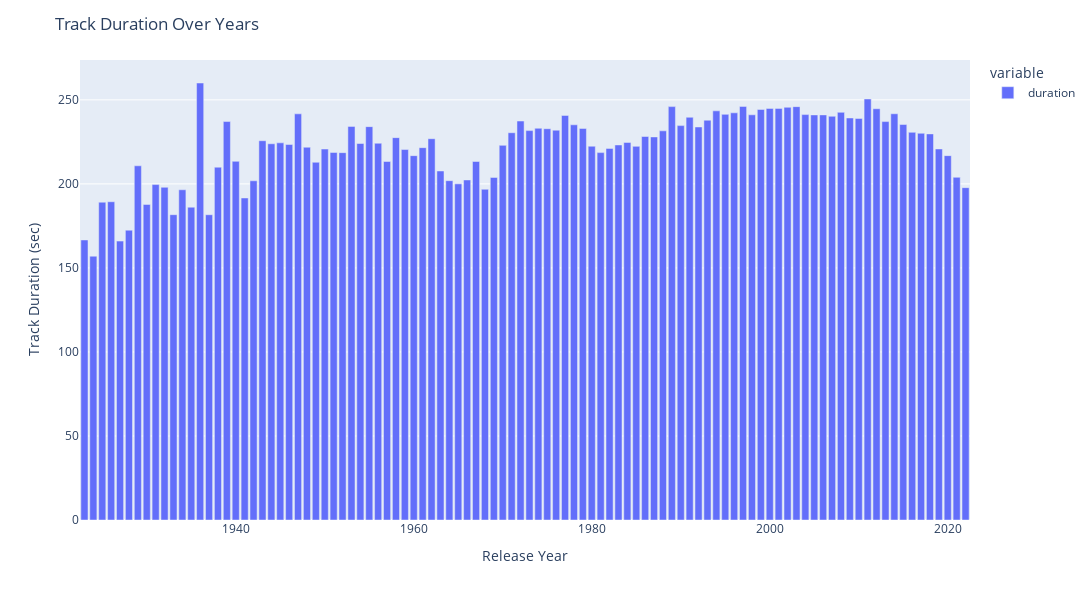

Source (notebook cell):
### Markdown cell above
The number of songs has gradually increased over the years, except for the 2000s when it fell for two decades and then rose again. This could be strictly related to the production numbers in those years.

### Code cell
#Average Duration over the years in seconds
fig = px.bar(df_tracks["duration"].groupby(pd.Grouper(freq="Y")).mean(),labels={
                     "release_date": "Release Year",
                     "value": "Track Duration (sec)"})
fig.update_layout(height=600, width=1200, title_text="Track Duration Over Years")

fig.show()
